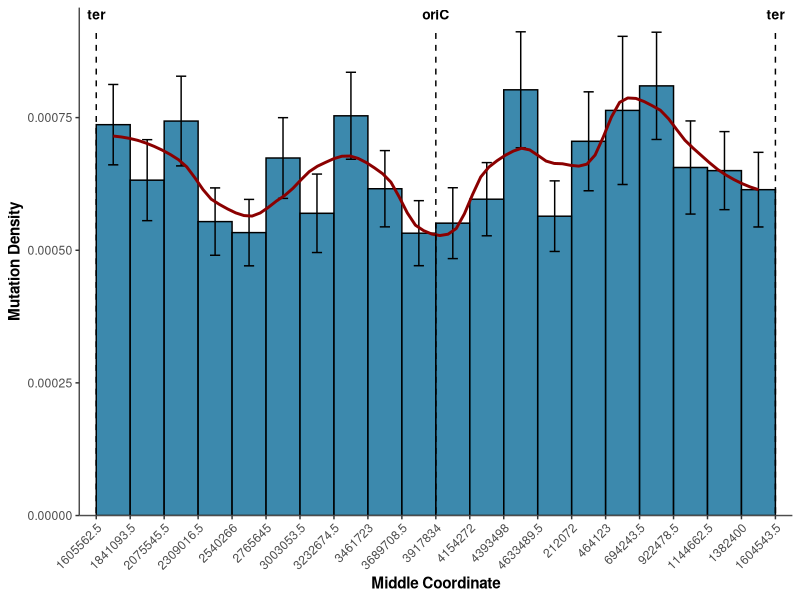

Reproduce this figure in R.
library(ggplot2)
library(dplyr)
#import in libraries

df <- read.csv("all_properties.csv", stringsAsFactors = FALSE)
#import in data

y_var   <- "mutation_density"
y_label <- "Mutation Density"
#defines y variable and label

x_var = "middle"
x_label = "Middle Coordinate"
#defines x variable and label

bar_colour  <- "#1a759f"
smooth_colour <- "darkred"
#colours for bars and smooth line

bar_outline  <- "black"
bar_alpha    <- 0.85
n_bins       <- 20
label_digits <- 3
#settings for plotting

make_length_weighted_bins <- function(data, x_var, n_bins, origin = NULL) {
  data <- data %>%
    filter(!is.na(.data[[x_var]]), !is.na(avg_length), !is.na(.data[[y_var]]))
  #make sure data is clean
  
  genome_size <- max(data[[x_var]], na.rm = TRUE)
  #calculate total sequence amount 
  
  if (!is.null(origin)) {
    data[[x_var]] <- (data[[x_var]] - origin + genome_size / 2) %% genome_size
  }
  #rotates the data around oric so that oric will be centred in the graph
  
  data <- data %>% arrange(.data[[x_var]])
  #ensures bins follow genome order
  
  total_length  <- sum(data$avg_length)
  target_length <- total_length / n_bins
  #sets up target sequence amount for each bin
  
  bin_id      <- integer(nrow(data))
  current_bin <- 1L
  cumulative  <- 0
  
  for (k in seq_len(nrow(data))) {
    bin_id[k]  <- current_bin
    cumulative <- cumulative + data$avg_length[k]
    if (cumulative >= target_length && current_bin < n_bins) {
      current_bin <- current_bin + 1L
      cumulative  <- 0
    }
  }
  #cycles through the bins
  #when bin is full, moves onto the next one
  
  data$bin <- bin_id
  #stores the bins ids
  
  bin_edges <- data %>%
    group_by(bin) %>%
    summarise(x_min = min(.data[[x_var]]),
              x_max = max(.data[[x_var]]),
              .groups = "drop")
  #gets the bin edges
  
  breaks_rotated <- c(bin_edges$x_min, tail(bin_edges$x_max, 1))
  breaks_original <- (breaks_rotated + origin - genome_size / 2) %% genome_size
  #converted the rotated labels back to the original coordinates
  
  bin_summary <- data %>%
    group_by(bin) %>%
    summarise(
      mean_y = mean(.data[[y_var]]),
      se_y   = sd(.data[[y_var]]) / sqrt(n()),
      .groups = "drop"
    )
  #computes summary stats 
  
  list(summary = bin_summary, breaks = breaks_original, data = data)
  #saves the summary stats
}

oric_pos <- 3925860
#defines position of oric

binned <- make_length_weighted_bins(df, x_var, n_bins, origin = oric_pos)
#uses the function to divide bins by cumulative sequence length

ymax <- max(binned$summary$mean_y + binned$summary$se_y, na.rm = TRUE)
ymax <- ymax * 1.05
#calculates the y max value and adds 5% padding 

make_plot <- function(x_var, x_label, bar_fill, bin_summary, breaks, raw_data) {
  #start building figure
  
  break_labels <- round(breaks, label_digits)
  #finds the break labels
  
  oric_x      <- (n_bins + 1) / 2
  ter_x_left  <- 0.5  
  ter_x_right <- n_bins + 0.5
  #finds positions for oric and ter labels 
  
  ggplot(bin_summary, aes(x = bin, y = mean_y)) +
    geom_bar(
      stat   = "identity",
      fill   = bar_fill,
      colour = bar_outline,
      alpha  = bar_alpha,
      width  = 1
      #base of bar graph
    ) +
    geom_errorbar(
      aes(ymin = mean_y - se_y, ymax = mean_y + se_y),
      width     = 0.3,
      colour    = bar_outline,
      linewidth = 0.5
      #applies  the error bars
    ) +
    geom_smooth(
      data    = bin_summary,
      aes(x = bin, y = mean_y),
      method  = "loess",
      span    = 0.3,
      se      = FALSE,
      colour  = smooth_colour,
      linewidth = 1,
      inherit.aes = FALSE
      #LOESS curve fitted on bin means
    ) +
    annotate("text", x = oric_x, y = ymax, label = "oriC",
             fontface = "bold", vjust = 1.2, size = 3.5
             #add oric label
    ) +
    annotate("segment", x = oric_x, xend = oric_x,
             y = ymax * 0.95, yend = 0,
             colour = "black", linewidth = 0.5, linetype = "dashed"
             #add line fpr oric label
    ) +
    annotate("text", x = ter_x_left, y = ymax, label = "ter",
             fontface = "bold", vjust = 1.2, size = 3.5
             #add ter label
    ) +
    annotate("segment", x = ter_x_left, xend = ter_x_left,
             y = ymax * 0.95, yend = 0,
             colour = "black", linewidth = 0.5, linetype = "dashed"
             #add line for ter label
    ) +
    annotate("text", x = ter_x_right, y = ymax, label = "ter",
             fontface = "bold", vjust = 1.2, size = 3.5
             #add ter label
    ) +
    annotate("segment", x = ter_x_right, xend = ter_x_right,
             y = ymax * 0.95, yend = 0,
             colour = "black", linewidth = 0.5, linetype = "dashed"
             #add line for ter label
    ) +
    scale_x_continuous(
      breaks = c(seq_len(n_bins) - 0.5, n_bins + 0.5),
      labels = break_labels,
      expand = expansion(add = 0.5)
      #sets up the x axis with the bin edge labels
    ) +
    scale_y_continuous(
      limits = c(0, ymax),
      expand = expansion(mult = c(0, 0)),
      oob = scales::squish
      #applies the ymax to the y axis
      #also ensures there are no clipping issues 
    ) +
    labs(x = x_label, y = y_label
         #add nice axis labels
    ) +
    theme_classic(base_size = 11) +
    theme(
      #apply theme
      plot.title   = element_text(face = "bold", hjust = 0.5),
      plot.caption = element_text(colour = "grey50", size = 7),
      axis.title   = element_text(face = "bold"),
      axis.line    = element_line(colour = "grey30"),
      axis.text.x  = element_text(angle = 45, hjust = 1)
    )
}

output_dir <- "figure_outputs"
if (!dir.exists(output_dir)) dir.create(output_dir)
#create output doirectory if it doesnt already exist

p <- make_plot(
  x_var,
  x_label,
  bar_colour,
  binned$summary,
  binned$breaks,
  binned$data
)
#actually create the plot

fname <- paste0(output_dir, "/mutation_density_by_middle.png")
#saves name for file

#saves the figure
ggsave(
  fname,
  plot = p,
  width = 8,
  height = 5,
  dpi = 300,
  bg = "white"
)
